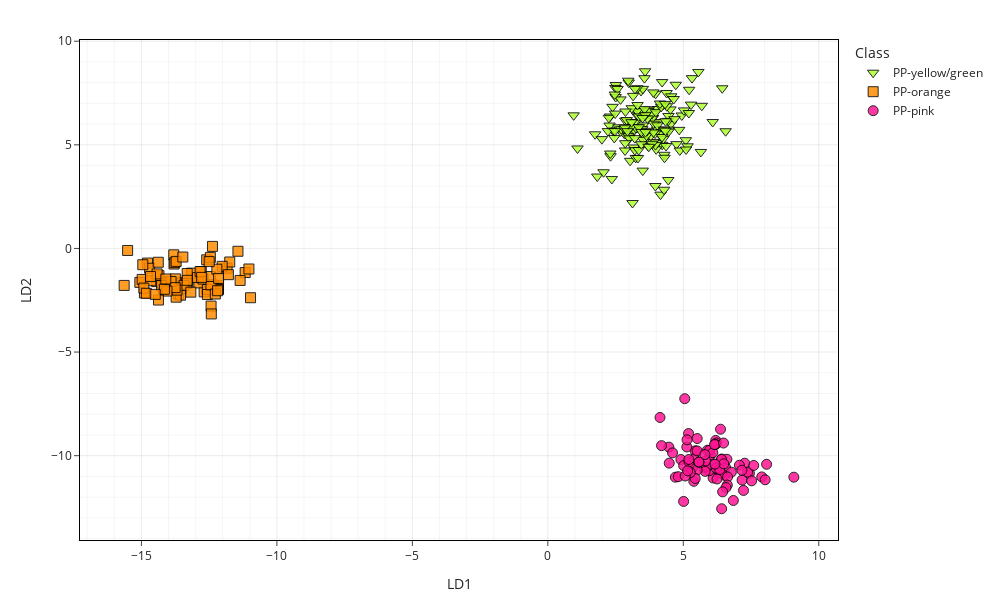

This figure's notebook cell:
### Markdown cell above
# Numerical Dimensionality Reduction

### Code cell
pca_components = 30
lda_components = 2
print(f"Number of PCA components: {pca_components}, Number of LDA components: {lda_components}")

pca_lda = Pipeline([
    ('scaler', StandardScaler()),
    ('pca', PCA(n_components=pca_components)),
    ('lda', LDA(n_components=lda_components)),
])

ld_df = pd.DataFrame(pca_lda.fit_transform(X, X.index.get_level_values('class')), index=X.index)
ld_df = ld_df.rename(columns=lambda x: f'LD{x+1}')

scatter_plot(ld_df, 'LD1', 'LD2', symbol_map, color_dict, markersize=markersize, alpha=alpha_pts)

### Figure 1 — Plotly figure (JSON) as saved in the notebook; plotly's stock layout.template omitted (floating-point values rounded to 4 significant figures; data arrays with more than 128 entries replaced by an {"elided": "..."} marker saying what was removed)
{"data": [{"hovertemplate": "<b>%{hovertext}</b><br><br>class=PP-yellow/green<br>LD1=%{x}<br>LD2=%{y}<extra></extra>", "hovertext": {"elided": "160 str values"}, "legendgroup": "1", "marker": {"color": "greenyellow", "line": {"color": "black", "width": 1}, "opacity": 0.85, "size": 10, "symbol": "triangle-down"}, "mode": "markers", "name": "PP-yellow/green", "orientation": "v", "showlegend": true, "type": "scatter", "x": {"elided": "160 float values"}, "xaxis": "x", "y": {"elided": "160 float values"}, "yaxis": "y"}, {"hovertemplate": "<b>%{hovertext}</b><br><br>class=PP-orange<br>LD1=%{x}<br>LD2=%{y}<extra></extra>", "hovertext": ["PP-orange_001", "PP-orange_002", "PP-orange_003", "PP-orange_004", "PP-orange_005", "PP-orange_006", "PP-orange_007", "PP-orange_008", "PP-orange_009", "PP-orange_010", "PP-orange_011", "PP-orange_012", "PP-orange_013", "PP-orange_014", "PP-orange_015", "PP-orange_016", "PP-orange_017", "PP-orange_018", "PP-orange_019", "PP-orange_020", "PP-orange_021", "PP-orange_022", "PP-orange_023", "PP-orange_024", "PP-orange_025", "PP-orange_026", "PP-orange_027", "PP-orange_028", "PP-orange_029", "PP-orange_030", "PP-orange_031", "PP-orange_032", "PP-orange_033", "PP-orange_034", "PP-orange_035", "PP-orange_036", "PP-orange_037", "PP-orange_038", "PP-orange_039", "PP-orange_040", "PP-orange_041", "PP-orange_042", "PP-orange_043", "PP-orange_044", "PP-orange_045", "PP-orange_046", "PP-orange_047", "PP-orange_048", "PP-orange_049", "PP-orange_050", "PP-orange_001", "PP-orange_002", "PP-orange_003", "PP-orange_004", "PP-orange_005", "PP-orange_006", "PP-orange_007", "PP-orange_008", "PP-orange_009", "PP-orange_010", "PP-orange_011", "PP-orange_012", "PP-orange_013", "PP-orange_014", "PP-orange_015", "PP-orange_016", "PP-orange_017", "PP-orange_018", "PP-orange_019", "PP-orange_020", "PP-orange_021", "PP-orange_022", "PP-orange_023", "PP-orange_024", "PP-orange_025", "PP-orange_026", "PP-orange_027", "PP-orange_028", "PP-orange_029", "PP-orange_030"], "legendgroup": "1", "marker": {"color": "darkorange", "line": {"color": "black", "width": 1}, "opacity": 0.85, "size": 10, "symbol": "square"}, "mode": "markers", "name": "PP-orange", "orientation": "v", "showlegend": true, "type": "scatter", "x": [-14.26, -13.5, -13.75, -15.51, -15.06, -14.97, -13.29, -14.44, -14.78, -14.13, -14.35, -14.66, -14.19, -13.62, -14.7, -13.53, -14.89, -12.59, -14.26, -14.95, -13.34, -12.69, -14.42, -13.56, -12.16, -13.81, -13.43, -12.17, -12.36, -12.88, -13.15, -13.72, -13.8, -11.17, -12.45, -13.69, -13.91, -11.84, -12.57, -11.03, -13.75, -13.77, -12.93, -11.44, -12.72, -14.91, -12.15, -11.74, -12.79, -12.02, -14.06, -14.37, -14.15, -12.56, -12.43, -10.97, -12.43, -12.27, -14.1, -12.19, -12.45, -14.66, -13.31, -12.22, -12.15, -12.83, -11.79, -13.18, -14.82, -13.72, -12.78, -12.5, -14.38, -13.47, -11.36, -13.31, -15.64, -14.49, -12.38, -12.42], "xaxis": "x", "y": [-1.63, -1.653, -1.467, -0.09727, -1.637, -1.495, -1.652, -1.602, -0.7044, -1.628, -1.311, -1.559, -1.965, -2.204, -0.9554, -1.935, -2.149, -0.5494, -1.793, -0.7847, -1.692, -2.096, -1.228, -2.257, -1.786, -0.3077, -1.782, -1.954, -1.762, -1.663, -1.193, -2.352, -0.7518, -1.165, -0.4329, -2.012, -1.594, -0.9527, -1.981, -0.9915, -1.891, -0.685, -1.407, -0.1357, -1.481, -1.914, -1.986, -0.6538, -1.123, -0.8634, -2.057, -2.49, -1.972, -2.223, -2.78, -2.378, -1.758, -2.198, -1.473, -2.041, -1.352, -1.351, -1.208, -1.001, -1.443, -1.114, -1.266, -2.109, -2.164, -0.6251, -1.396, -0.6349, -0.6667, -0.4139, -1.544, -1.539, -1.784, -2.216, 0.09858, -3.16], "yaxis": "y"}, {"hovertemplate": "<b>%{hovertext}</b><br><br>class=PP-pink<br>LD1=%{x}<br>LD2=%{y}<extra></extra>", "hovertext": ["PP-pink_001", "PP-pink_002", "PP-pink_003", "PP-pink_004", "PP-pink_005", "PP-pink_006", "PP-pink_007", "PP-pink_008", "PP-pink_009", "PP-pink_010", "PP-pink_011", "PP-pink_012", "PP-pink_013", "PP-pink_014", "PP-pink_015", "PP-pink_016", "PP-pink_017", "PP-pink_018", "PP-pink_019", "PP-pink_020", "PP-pink_021", "PP-pink_022", "PP-pink_023", "PP-pink_024", "PP-pink_025", "PP-pink_026", "PP-pink_027", "PP-pink_028", "PP-pink_029", "PP-pink_030", "PP-pink_031", "PP-pink_032", "PP-pink_033", "PP-pink_034", "PP-pink_035", "PP-pink_036", "PP-pink_037", "PP-pink_038", "PP-pink_039", "PP-pink_040", "PP-pink_041", "PP-pink_042", "PP-pink_043", "PP-pink_044", "PP-pink_045", "PP-pink_046", "PP-pink_047", "PP-pink_048", "PP-pink_049", "PP-pink_050", "PP-pink_001", "PP-pink_002", "PP-pink_003", "PP-pink_004", "PP-pink_005", "PP-pink_006", "PP-pink_007", "PP-pink_008", "PP-pink_009", "PP-pink_010", "PP-pink_011", "PP-pink_012", "PP-pink_013", "PP-pink_014", "PP-pink_015", "PP-pink_016", "PP-pink_017", "PP-pink_018", "PP-pink_019", "PP-pink_020", "PP-pink_021", "PP-pink_022", "PP-pink_023", "PP-pink_024", "PP-pink_025", "PP-pink_026", "PP-pink_027", "PP-pink_028", "PP-pink_029", "PP-pink_030"], "legendgroup": "1", "marker": {"color": "deeppink", "line": {"color": "black", "width": 1}, "opacity": 0.85, "size": 10, "symbol": "circle"}, "mode": "markers", "name": "PP-pink", "orientation": "v", "showlegend": true, "type": "scatter", "x": [6.417, 7.44, 7.222, 6.28, 5.992, 5.334, 5.011, 6.516, 5.387, 6.846, 5.764, 7.266, 4.91, 5.012, 6.558, 7.07, 6.771, 6.1, 5.953, 6.399, 6.633, 7.169, 5.89, 6.198, 4.468, 6.223, 5.97, 6.119, 5.858, 6.212, 5.808, 6.344, 5.437, 5.404, 4.196, 5.213, 7.373, 4.603, 5.509, 4.14, 5.509, 5.44, 7.6, 6.609, 9.08, 7.521, 6.415, 4.706, 8.074, 4.48, 7.895, 6.244, 8.02, 6.624, 6.225, 5.13, 6.575, 5.257, 5.824, 5.206, 4.815, 6.452, 5.573, 5.071, 6.09, 7.163, 5.195, 5.513, 6.196, 6.409, 5.053, 5.796, 5.16, 6.152, 6.484, 5.578, 6.494, 6.374, 5.138, 6.168], "xaxis": "x", "y": [-10.16, -10.85, -11.68, -10.79, -9.98, -10.59, -12.21, -10.94, -11.24, -12.16, -10.59, -10.36, -10.18, -10.48, -10.56, -10.46, -10.8, -11.08, -10.73, -10.85, -11.03, -11.18, -9.738, -9.265, -9.588, -10.48, -9.735, -10.4, -10.54, -10.6, -10.76, -10.67, -9.766, -10.16, -9.515, -10.3, -10.8, -9.866, -10.69, -8.155, -9.769, -11.1, -10.47, -10.17, -11.04, -11.21, -12.56, -11.04, -10.41, -10.36, -11.02, -11.12, -11.16, -11.42, -9.388, -9.579, -11.54, -10.81, -10.25, -10.18, -11.01, -11.75, -10.31, -10.98, -9.856, -10.7, -8.932, -9.173, -9.46, -10.18, -7.251, -9.946, -10.73, -9.463, -9.391, -10.31, -10.39, -8.723, -9.234, -10.41], "yaxis": "y"}], "layout": {"height": 600, "legend": {"itemclick": "toggle", "title": {"text": "Class"}}, "margin": {"b": 60, "l": 80, "r": 40, "t": 40}, "width": 1000, "xaxis": {"gridcolor": "rgba(0,0,0,0.08)", "linecolor": "black", "linewidth": 1, "minor": {"dtick": 1, "gridcolor": "rgba(0,0,0,0.04)", "showgrid": true}, "mirror": true, "showgrid": true, "showline": true, "ticks": "outside", "title": {"text": "LD1"}}, "yaxis": {"gridcolor": "rgba(0,0,0,0.08)", "linecolor": "black", "linewidth": 1, "minor": {"gridcolor": "rgba(0,0,0,0.04)", "showgrid": true}, "mirror": true, "showgrid": true, "showline": true, "title": {"text": "LD2"}, "type": "linear"}}}
